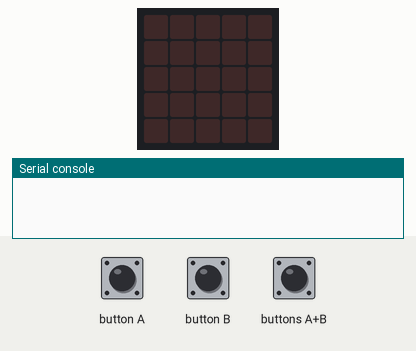
This program was run on a simulated BBC micro:bit (MakeCode). On the bench: the board's 5×5 LED display, the last lines printed to the serial console. The inputs (shaded band) are chosen by the test bench. Dim RGB values are drawn brighter than linear; no radio messages arrive unless stated (any console line starting 'radio sent:' is added by the test bench).

Above: at 1.2 s.
1.3 s: button A pressed for 0.15 s
At 2.5 s:
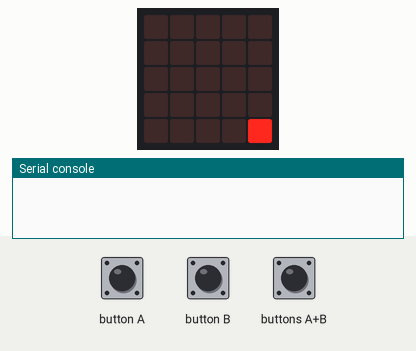
2.9 s: button B pressed for 0.15 s
At 3.7 s:
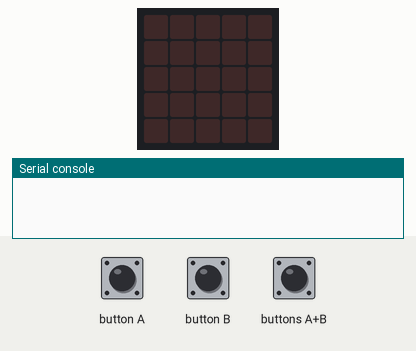
4.5 s: button B pressed for 0.15 s
At 4.9 s:
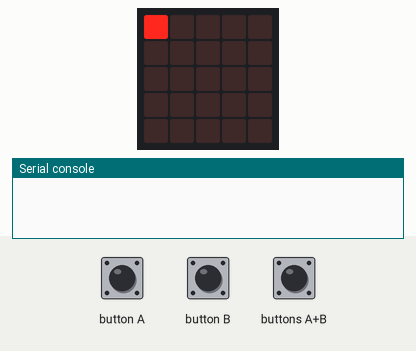
6.1 s: buttons A+B pressed for 0.15 s
At 7.4 s:
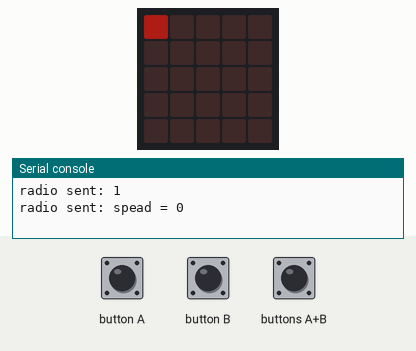
7.7 s: button B pressed for 0.15 s
At 8.6 s:
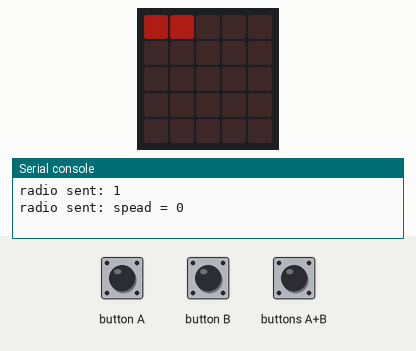
9.3 s: button B pressed for 0.15 s
At 9.8 s:
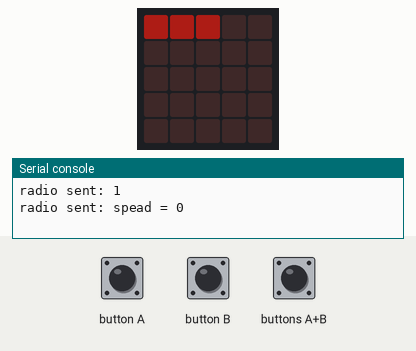
Timing chart, 0 to 11.9 s (numbered marks = the images above; inputs shaded):
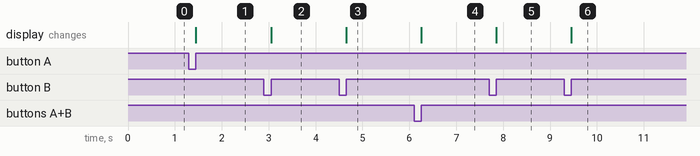

The program:

main.ts
```typescript
input.onButtonPressed(Button.A, function () {
    送信 += -1
    basic.clearScreen()
    if (0 <= 送信) {
        i = 0
        for (let index = 0; index < Math.trunc(送信 / 5); index++) {
            led.plot(0, i)
            led.plot(1, i)
            led.plot(2, i)
            led.plot(3, i)
            led.plot(4, i)
            i += 1
        }
        l = 0
        for (let index = 0; index < 送信 % 5; index++) {
            led.plot(l, i)
            l += 1
        }
    } else {
        re = 送信 * -1
        i = 4
        for (let index = 0; index < Math.trunc(re / 5); index++) {
            led.plot(0, i)
            led.plot(1, i)
            led.plot(2, i)
            led.plot(3, i)
            led.plot(4, i)
            i += -1
        }
        l = 4
        for (let index = 0; index < re % 5; index++) {
            led.plot(l, i)
            l += -1
        }
    }
    basic.pause(100)
})
input.onButtonPressed(Button.AB, function () {
    basic.clearScreen()
    radio.sendNumber(送信)
    if (input.isGesture(Gesture.LogoUp)) {
        radio.sendValue("spead", 25)
        led.setBrightness(255)
    } else {
        radio.sendValue("spead", 0)
        led.setBrightness(50)
    }
    if (0 <= 送信) {
        i = 0
        for (let index = 0; index < Math.trunc(送信 / 5); index++) {
            led.plot(0, i)
            led.plot(1, i)
            led.plot(2, i)
            led.plot(3, i)
            led.plot(4, i)
            i += 1
        }
        l = 0
        for (let index = 0; index < 送信 % 5; index++) {
            led.plot(l, i)
            l += 1
        }
    } else {
        re = 送信 * -1
        i = 4
        for (let index = 0; index < Math.trunc(re / 5); index++) {
            led.plot(0, i)
            led.plot(1, i)
            led.plot(2, i)
            led.plot(3, i)
            led.plot(4, i)
            i += -1
        }
        l = 4
        for (let index = 0; index < re % 5; index++) {
            led.plot(l, i)
            l += -1
        }
    }
    basic.pause(100)
})
input.onButtonPressed(Button.B, function () {
    送信 += 1
    basic.clearScreen()
    if (0 <= 送信) {
        i = 0
        for (let index = 0; index < Math.trunc(送信 / 5); index++) {
            led.plot(0, i)
            led.plot(1, i)
            led.plot(2, i)
            led.plot(3, i)
            led.plot(4, i)
            i += 1
        }
        l = 0
        for (let index = 0; index < 送信 % 5; index++) {
            led.plot(l, i)
            l += 1
        }
    } else {
        re = 送信 * -1
        i = 4
        for (let index = 0; index < Math.trunc(re / 5); index++) {
            led.plot(0, i)
            led.plot(1, i)
            led.plot(2, i)
            led.plot(3, i)
            led.plot(4, i)
            i += -1
        }
        l = 4
        for (let index = 0; index < re % 5; index++) {
            led.plot(l, i)
            l += -1
        }
    }
    basic.pause(100)
})
let re = 0
let l = 0
let i = 0
let 送信 = 0
radio.setGroup(11)
送信 = 0
```

test.ts
```typescript
// テストはここに来ます。このパッケージが拡張機能として使用されるときにはコンパイルされません。
```

Measured:
- after the input at 1.3 s, the display: changes after 0.15 s (image 1)
- after the input at 2.9 s, the display: changes after 0.15 s (image 2)
- after the input at 4.5 s, the display: changes after 0.15 s (image 3)
- after the input at 6.1 s, the display: changes after 0.15 s (image 4)
- after the input at 7.7 s, the display: changes after 0.15 s (image 5)
- after the input at 9.3 s, the display: changes after 0.15 s (image 6)
